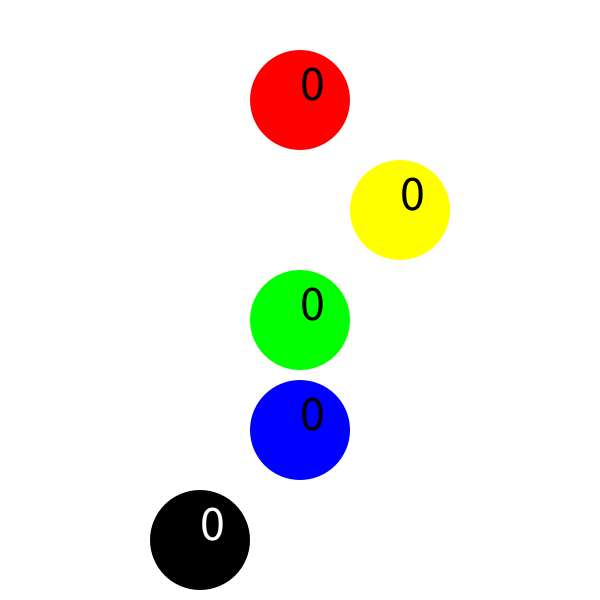
Frame 1 (no input)
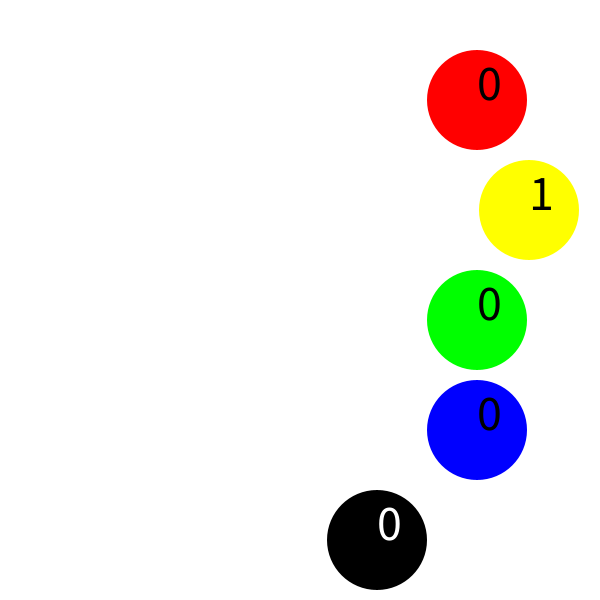
Frame 60 (the mouse pressed at the canvas centre just before this capture)
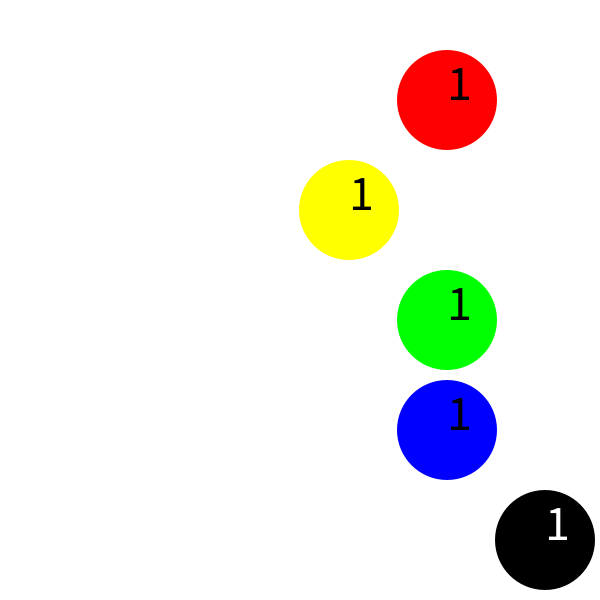
Frame 120 (the mouse held since frame 60 and released just before this capture)

The Processing sketch that drew these frames (run headless with seeded random() and noise(); from frame 60 on, the mouse is pressed at the canvas centre):

// Processing sketch: AT_11111
// ── AT_11111.pde
int a, b, c, d, e, adir, bdir, cdir, ddir, edir, diam;
int aHit, bHit, cHit, dHit, eHit, maxHit;

void setup(){
  size(600, 600);
  noStroke();
  textSize(50);
  
  a = 300;
  b = 400;
  c = 300;
  d = 300;
  e = 200;
  
  adir = 3;
  bdir = 3;
  cdir = 3;
  ddir = 3;
  edir = 3;
  diam = 100;
  
  aHit = 0;
  bHit = 0;
  cHit = 0;
  dHit = 0;
  eHit = 0;
  maxHit = 6;
  
  
}

void draw (){
  background(255);
  
  //ball drawing
  fill(255, 0, 0);
  circle(a, 100, diam);
  fill(0);
  text(aHit, a, 100);
  a += adir;
  
  fill(255, 255, 0);
  circle(b, 210, diam);
  fill(0);
  text(bHit, b, 210);
  b += bdir;
  
  fill(0, 255, 0);
  circle(c, 320, diam);
  fill(0);
  text(cHit, c, 320);
  c += cdir;
  
  fill(0, 0, 255);
  circle(d, 430, diam);
  fill(0);
  text(dHit, d, 430);
  d += ddir;
  
  fill(0);
  circle(e, 540, diam);
  fill(255);
  text(eHit, e, 540);
  e += edir;
  
  //ball moving
  if(a + diam/2 > width || a - diam/2 < 0){
    adir *= -1;
    aHit ++;
  }
  
  if(b + diam/2 > width || b - diam/2 < 0){
    bdir *= -1;
    bHit ++;
  }
  
  if(c + diam/2 > width || c - diam/2 < 0){
    cdir *= -1;
    cHit ++;
  }
  
  if(d + diam/2 > width || d - diam/2 < 0){
    ddir *= -1;
    dHit ++;
  }
  
  if(e + diam/2 > width || e - diam/2 < 0){
    edir *= -1;
    eHit ++;
  }
  
  if (aHit >= maxHit){
    this.a = -1000;
  }
    if (bHit >= maxHit){
    this.b = -1000;
  }
    if (cHit >= maxHit){
    this.c = -1000;
  }
    if (dHit >= maxHit){
    this.d = -1000;
  }
    if (eHit >= maxHit){
    this.e = -1000;
  }

}
